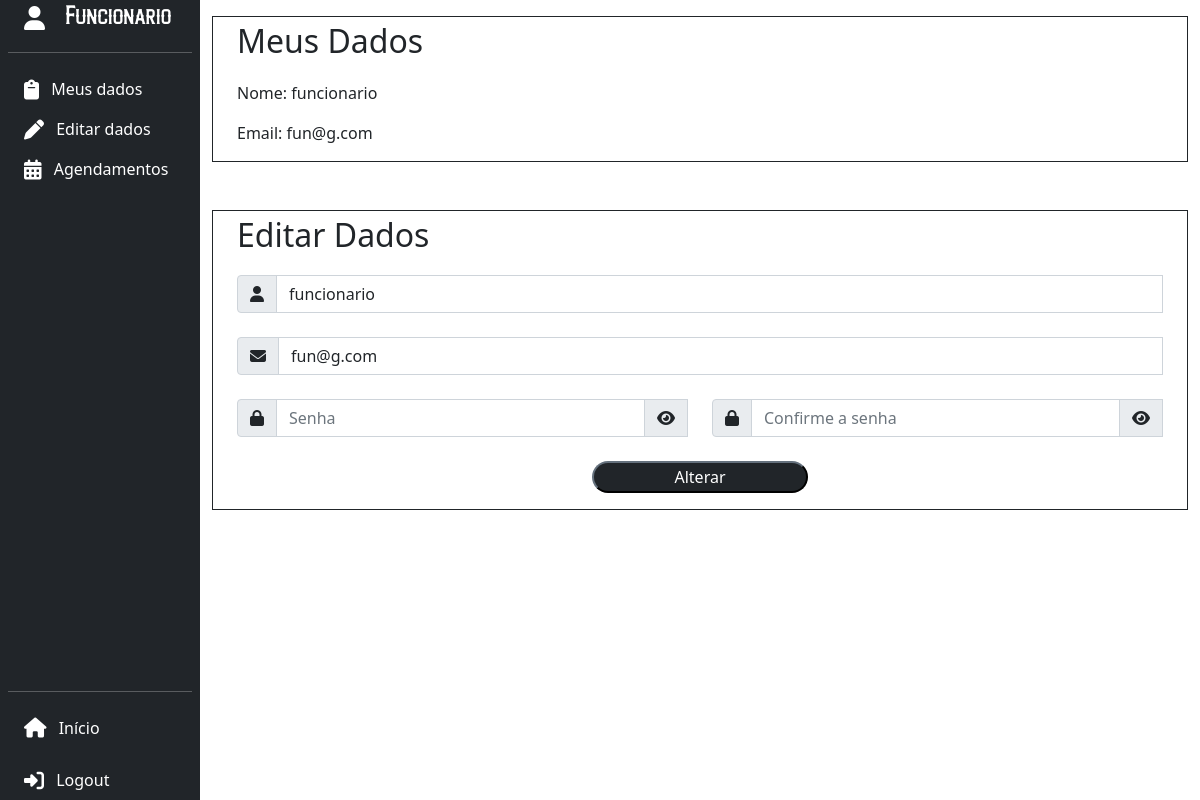
The app's page /php/perfilfuncionario.php (signed in), older data.
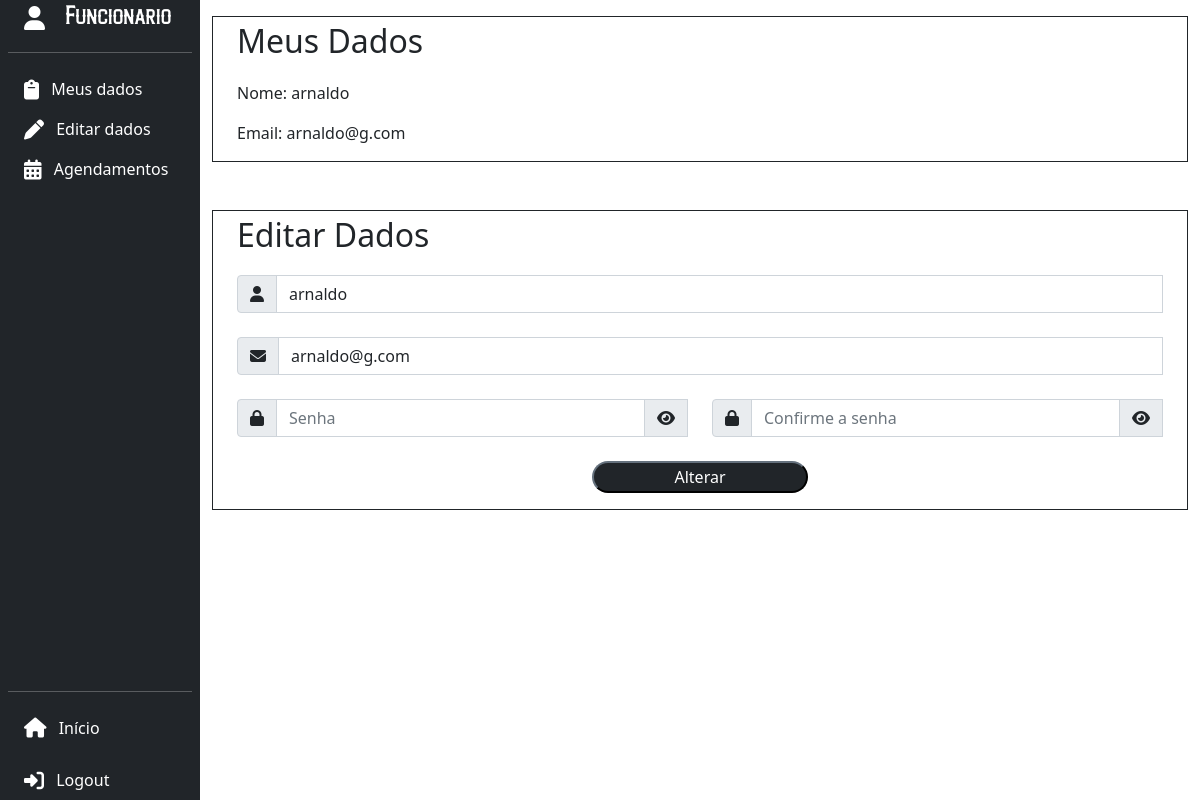
The same page, newer data.
### tables this page shows
CREATE TABLE funcionario ( 
    id_funcionario int NOT NULL AUTO_INCREMENT, 
    nome varchar(100) NOT NULL, 
    email varchar(100) NOT NULL, 
    senha varchar(255) NOT NULL, 
    primary key(id_funcionario) 
);

### php/perfilfuncionario.php (the view, shortened to what this page needs)
<?php
    include "../sql/conectamysqlcdb.php";
    $id = $_SESSION['funcionario'];
    $sql1 = "SELECT nome, email, senha FROM funcionario WHERE id_funcionario ='$id'";
    $resfuncionario = mysqli_query($mysqli, $sql1);
    $funcionario = mysqli_fetch_array($resfuncionario);
?>
<html>
    <head>
        <link rel="stylesheet" type="text/css" href="../css/style.css">
        <link href="https://cdn.jsdelivr.net/npm/bootstrap@5.0.0/dist/css/bootstrap.min.css" rel="stylesheet" >
    </head>
    <body>
    <div class="container-fluid">
        <div class="row flex-nowrap">
            <div class="col-auto col-md-3 col-xl-2 px-sm-2 px-0 bg-dark">
                <div class="d-flex flex-column text-white min-vh-100 sticky-top">
                    <a href="" class="align-items-center mb-3 mb-md-0 me-md-auto text-white text-decoration-none">
                        <i class="fas fa-user fa-xl ms-3 me-3 d-none d-md-inline-block"></i>
                        <span class="fs-4 fontecdb d-none d-md-inline-block">Funcionario</span>
                    </a>
                    <hr class="d-none d-md-inline-block">
                    <ul class="nav nav-pills flex-column mb-auto">
                    <li class="nav-item">
                        <a href="#dados" class="nav-link text-white" aria-current="page">
                            <i class="fa-solid fa-clipboard fa-lg me-2" ></i>
                            <span class="fs-6 d-none d-md-inline-block"> Meus dados</span>
                        </a>
                    </li>
                    <li>
                        <a href="#alterardados" class="nav-link text-white">
                            <i class="fa-solid fa-pen fa-lg me-2" ></i>
                            <span class="fs-6 d-none d-md-inline-block">Editar dados</span>
                        </a>
                    </li>
                    <li>
                        <a href="#" class="nav-link text-white">
                            <i class="fa-solid fa-calendar-days fa-lg me-2" ></i>
                            <span class="fs-6 d-none d-md-inline-block"> Agendamentos</span>
                        </a>
                    </li>
                    </ul>
                    <hr>
                    <a href="mainpage.php" class="nav-link text-white">
                        <i class="fa-solid fa-home fa-lg me-2" ></i>
                        <span class="fs-6 d-none d-md-inline-block">Início</span>
                    </a>
                    <a href="logout.php" class="nav-link text-white">
                        <i class="fa-solid fa-right-to-bracket fa-lg mb-1 me-2 mt-4" ></i>
                        <span class="fs-6 d-none d-md-inline-block">Logout</span>
                    </a>
                    </div>
                </div>
            <div class="col py-3">
                <div class="container border border-dark" id="dados">
                    <p class="fs-2">Meus Dados</p>
                    <?php
                        echo "<p>Nome: ".$funcionario["nome"]."</p>";
                        echo "<p>Email: ".$funcionario["email"]."</p>";
                    ?>
                </div>
                <div class="container border border-dark mt-5" id="alterardados">
                    <p class="fs-2">Editar Dados</p>
                    <form action="editlog.php" method="POST" class="needs-validation" novalidate>
                        <div class="form-row">
                            <div class="form-group col">
                                <div class="input-group mt-2">
                                    <span class="input-group-text"><i class="fa-solid fa-user"></i></span>
                                    <input type="text" class="form-control" id="nome" name="nome" value="<?php echo $funcionario['nome'];?>" required>
                                </div>
                            </div>
                            <div class="form-group col">
                                <div class="input-group mt-4">
                                    <span class="input-group-text"><i class="fas fa-envelope"></i></span>
                                    <input type="email" class="form-control" id="emailalterar" name="emailalterar" value="<?php echo $funcionario['email'];?>" required>
                                </div>
                            </div>
                        </div>
                        <div class="row">
                          <div class="col-6">
                            <div class="input-group mt-4">
                                <span class="input-group-text"><i class="fas fa-lock"></i></span>
                                <input type="password" class="form-control" id="senhaalterar" name="senhaalterar" placeholder="Senha" required>
                                <span class="input-group-text" onclick="passwordedit_show_hide();">
                                <i class="fas fa-eye" id="show_eye4"></i>
                                </span>
                            </div>
                          </div>
                          <div class="col-6">
                            <div class="input-group mt-4">
                                <span class="input-group-text"><i class="fas fa-lock"></i></span>
                                <input type="password" class="form-control" id="confirmasenhaalterar" name="confirmasenhaalterar" placeholder="Confirme a senha" required>
                                <span class="input-group-text" onclick="passwordedit2_show_hide();">
                                <i class="fas fa-eye" id="show_eye5"></i>
                                </span>
                            </div>
                          </div>
                        </div>
                        <div class="text-center mt-4">
                            <button type="submit" class="botaoinput btn-dark" >Alterar</button>
                        </div>
                    </form>
                </div>
            </div>
        </div>
    </body>
</html>

### css/style.css (style rules this page uses)
.fontecdb { font-family: 'logofont'; }
body { font-size: 100%; }
.botaoinput { border-radius: 70px; padding: 2px 80px; }

Row changes from the older to the newer data that the page shows:
changed funcionario: nome "funcionario" → "arnaldo"; email "fun@g.com" → "arnaldo@g.com"; emailalterar "fun@g.com" → "arnaldo@g.com"
